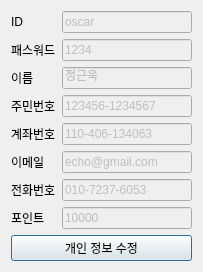
<?xml version="1.0" encoding="UTF-8"?>
<ui version="4.0">
 <class>Dialog</class>
 <widget class="QDialog" name="Dialog">
  <property name="geometry">
   <rect>
    <x>0</x>
    <y>0</y>
    <width>203</width>
    <height>219</height>
   </rect>
  </property>
  <property name="windowTitle">
   <string>Dialog</string>
  </property>
  <layout class="QGridLayout" name="gridLayout">
   <item row="1" column="1">
    <layout class="QFormLayout" name="formLayout">
     <item row="0" column="0">
      <widget class="QLabel" name="label">
       <property name="text">
        <string>ID</string>
       </property>
      </widget>
     </item>
     <item row="0" column="1">
      <widget class="QLineEdit" name="lineEdit">
       <property name="enabled">
        <bool>false</bool>
       </property>
       <property name="text">
        <string>oscar</string>
       </property>
      </widget>
     </item>
     <item row="1" column="0">
      <widget class="QLabel" name="label_6">
       <property name="text">
        <string>패스워드</string>
       </property>
      </widget>
     </item>
     <item row="1" column="1">
      <widget class="QLineEdit" name="lineEdit_2">
       <property name="enabled">
        <bool>false</bool>
       </property>
       <property name="text">
        <string>1234</string>
       </property>
      </widget>
     </item>
     <item row="2" column="0">
      <widget class="QLabel" name="label_4">
       <property name="text">
        <string>이름</string>
       </property>
      </widget>
     </item>
     <item row="2" column="1">
      <widget class="QLineEdit" name="lineEdit_4">
       <property name="enabled">
        <bool>false</bool>
       </property>
       <property name="text">
        <string>정근욱</string>
       </property>
      </widget>
     </item>
     <item row="3" column="0">
      <widget class="QLabel" name="label_3">
       <property name="text">
        <string>주민번호</string>
       </property>
      </widget>
     </item>
     <item row="3" column="1">
      <widget class="QLineEdit" name="lineEdit_5">
       <property name="enabled">
        <bool>false</bool>
       </property>
       <property name="text">
        <string>123456-1234567</string>
       </property>
      </widget>
     </item>
     <item row="4" column="0">
      <widget class="QLabel" name="label_2">
       <property name="text">
        <string>계좌번호</string>
       </property>
      </widget>
     </item>
     <item row="4" column="1">
      <widget class="QLineEdit" name="lineEdit_6">
       <property name="enabled">
        <bool>false</bool>
       </property>
       <property name="text">
        <string>110-406-134063</string>
       </property>
      </widget>
     </item>
     <item row="5" column="0">
      <widget class="QLabel" name="label_15">
       <property name="text">
        <string>이메일</string>
       </property>
      </widget>
     </item>
     <item row="5" column="1">
      <widget class="QLineEdit" name="lineEdit_7">
       <property name="enabled">
        <bool>false</bool>
       </property>
       <property name="text">
        <string>echo@gmail.com</string>
       </property>
      </widget>
     </item>
     <item row="6" column="0">
      <widget class="QLabel" name="label_7">
       <property name="text">
        <string>전화번호</string>
       </property>
      </widget>
     </item>
     <item row="6" column="1">
      <widget class="QLineEdit" name="lineEdit_8">
       <property name="enabled">
        <bool>false</bool>
       </property>
       <property name="text">
        <string>010-7237-6053</string>
       </property>
      </widget>
     </item>
     <item row="7" column="0">
      <widget class="QLabel" name="label_8">
       <property name="text">
        <string>포인트</string>
       </property>
      </widget>
     </item>
     <item row="7" column="1">
      <widget class="QLineEdit" name="lineEdit_9">
       <property name="enabled">
        <bool>false</bool>
       </property>
       <property name="text">
        <string>10000</string>
       </property>
      </widget>
     </item>
    </layout>
   </item>
   <item row="2" column="1">
    <widget class="QPushButton" name="pushButton">
     <property name="text">
      <string>개인 정보 수정</string>
     </property>
    </widget>
   </item>
  </layout>
 </widget>
 <resources/>
 <connections/>
</ui>
